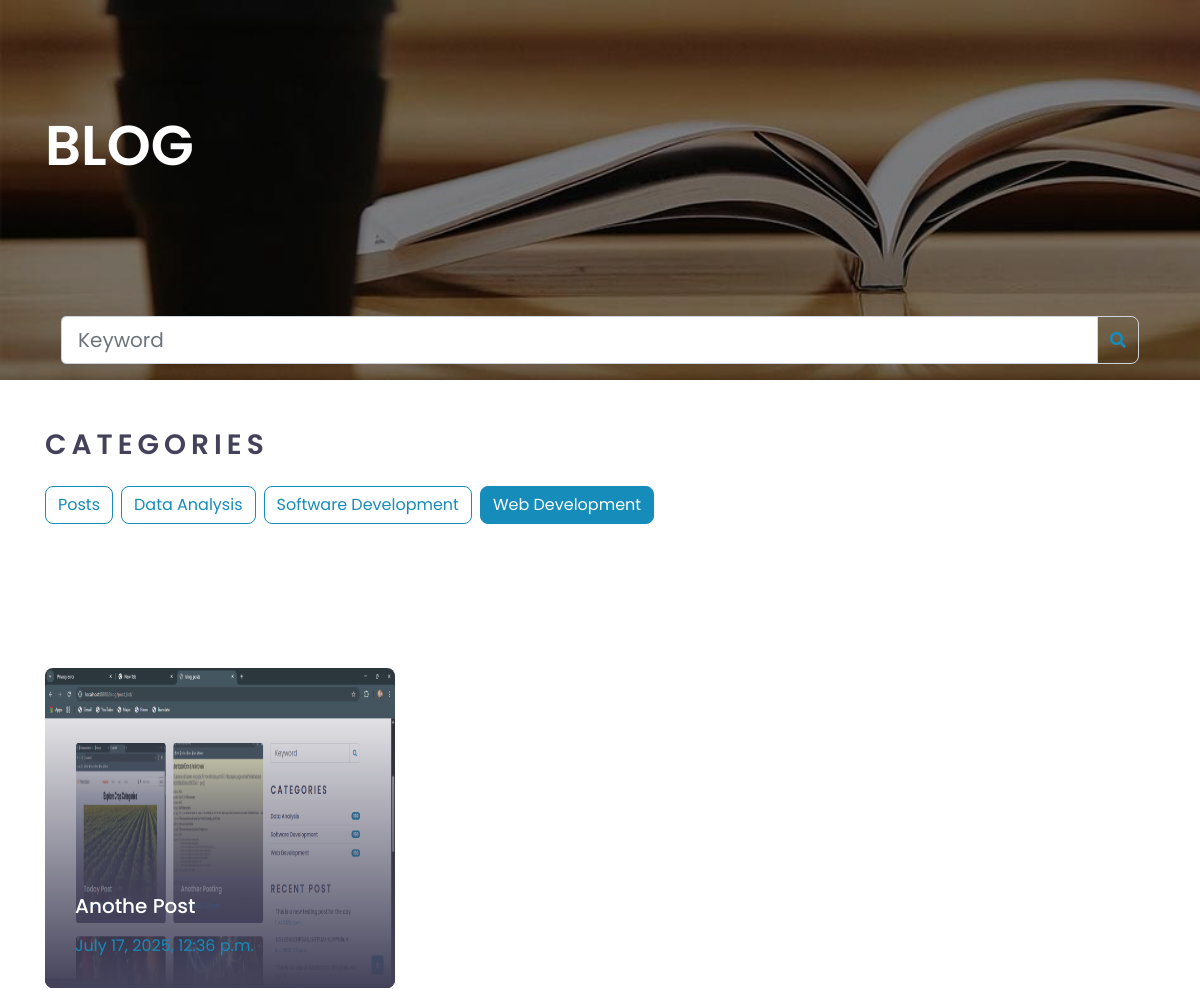
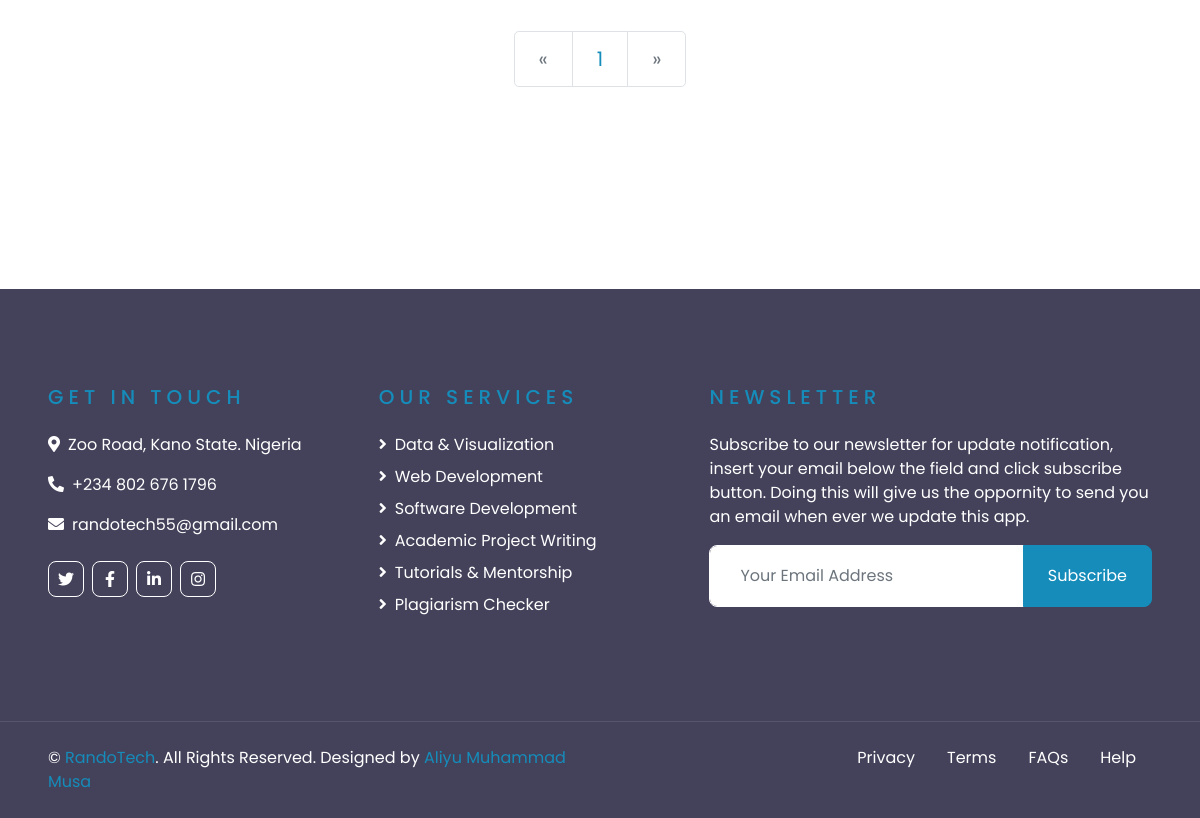
/blog/post_list_by_category/web-development/, run on an earlier commit of the app's database (2 pictures, top to bottom).
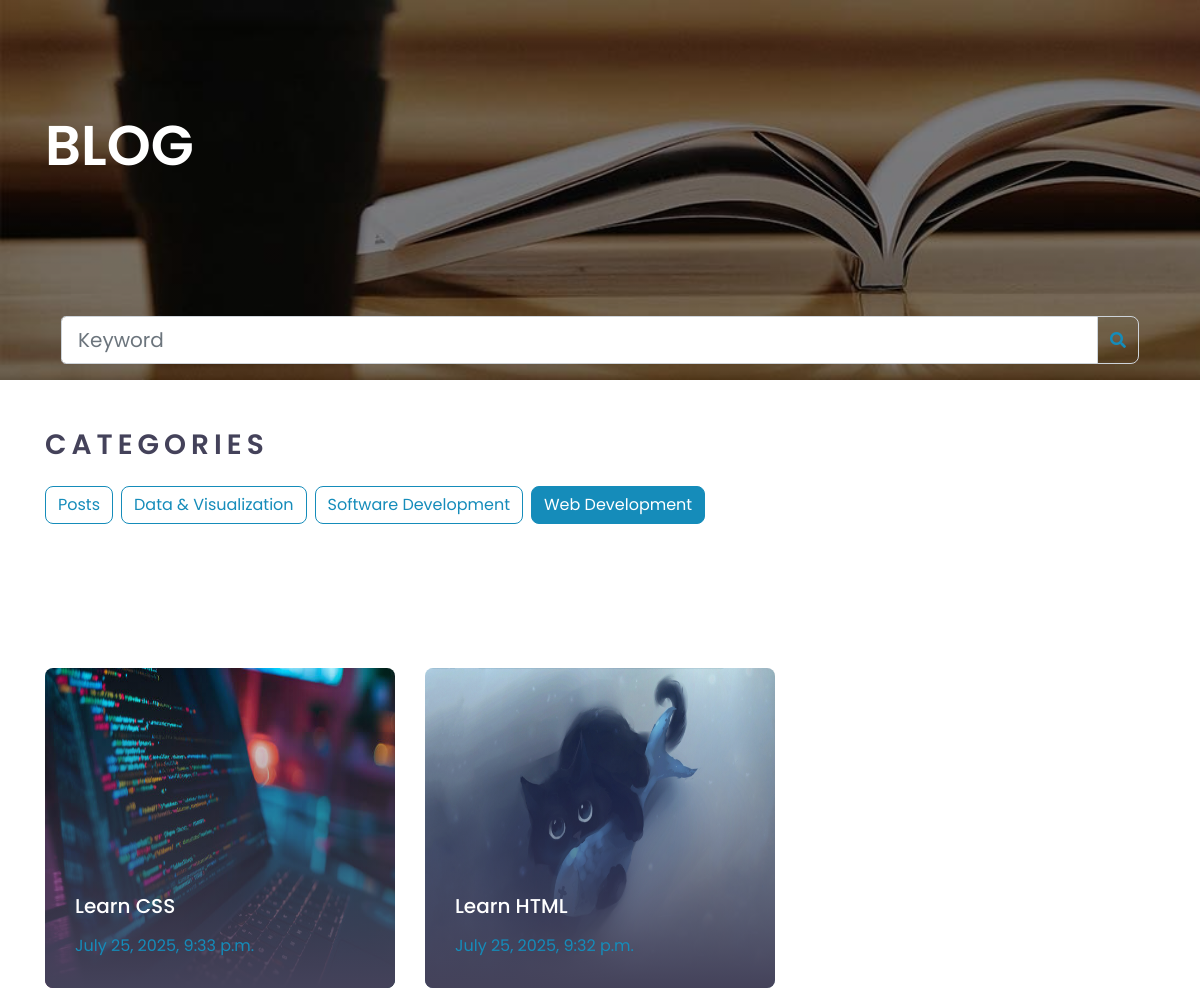
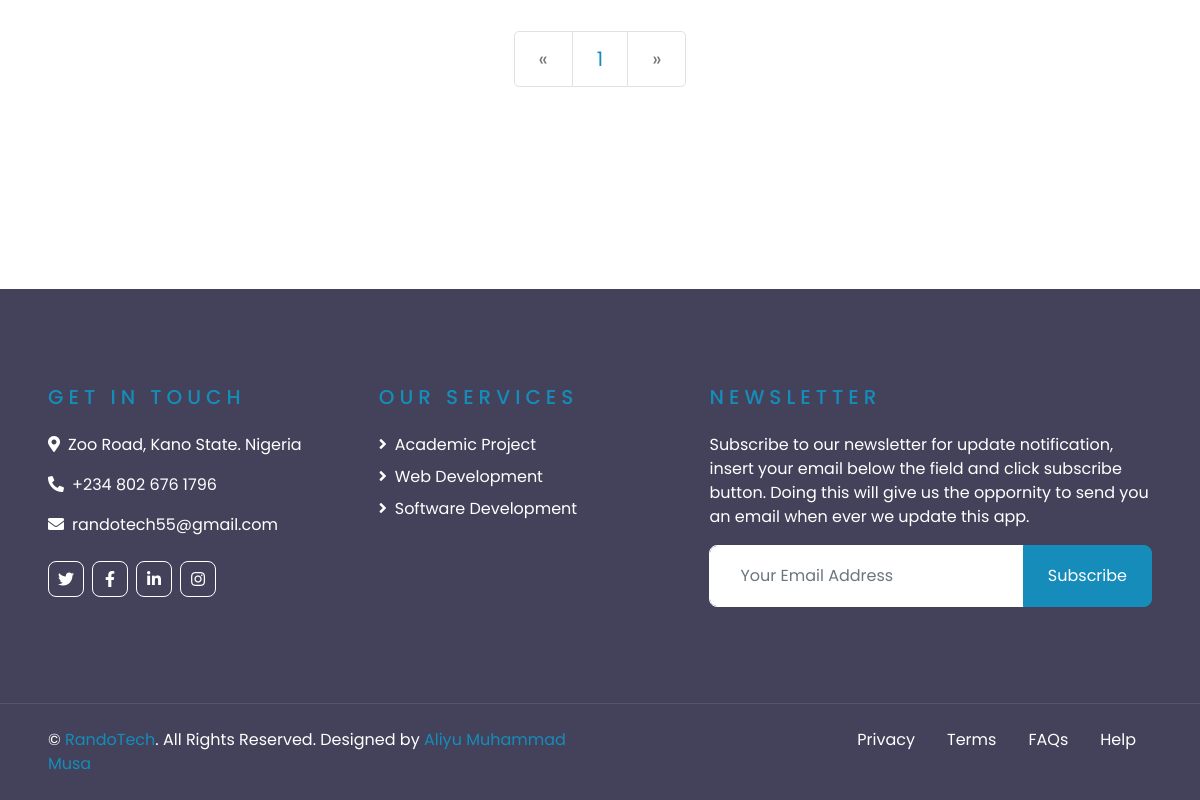
And on a later commit of the database (2 pictures, top to bottom).
### blog/models.py (models this page shows, shortened)
class Category(models.Model):
    name = models.CharField(max_length=200, db_index=True)
    slug = models.SlugField(max_length=200, unique=True)
    class Meta:
        ordering = ('name',)
        verbose_name = 'category'
        verbose_name_plural = 'categories'
    def get_absolute_url(self):
        return reverse('blog:post_list_by_category', args=[self.slug])

class Post(models.Model):
    STATUS_CHOICES = {
        ('draft', 'DRAFT'),
        ('published', 'PUBLISHED'),
    }
    author = models.ForeignKey(CustomUser, on_delete=models.CASCADE, related_name='blog_post')
    category = models.ForeignKey(Category, on_delete=models.CASCADE, related_name='category_post')
    title = models.CharField(max_length=250)
    slug = models.SlugField(max_length=250, unique_for_date='publish')
    cover_img = models.ImageField(upload_to='img/post_cover', blank=True, null=False, default='img/blog-1.jpg')
    body = models.TextField()
    publish = models.DateTimeField(default=timezone.now)
    created = models.DateTimeField(auto_now_add=True)
    updated = models.DateTimeField(auto_now=True)
    status = models.CharField(max_length=10, choices=STATUS_CHOICES, default='published')
    objects = models.Manager()
    published = PublishedManager()
    class Meta:
        ordering = ('-publish',)
    def get_absolute_url(self):
        return reverse("blog:post_detail", args=[self.publish.year, self.publish.month, self.publish.day, self.slug])

### core/models.py (models this page shows, shortened)
class Service(models.Model):
    name = models.CharField(max_length=50)
    description = models.TextField(default='Write Something')
    price1 = models.IntegerField(default=0)
    price2 = models.IntegerField(default=0)
    price3 = models.IntegerField(default=0)
    price4 = models.IntegerField(default=0)
    price5 = models.IntegerField(default=0)
    cover_img = models.ImageField(upload_to='img/post_cover', default='image')
    img1 = models.ImageField(upload_to='img/img', default='img/post_cover/image_1.jpg')
    img2 = models.ImageField(upload_to='img/img', default='img/post_cover/image_1.jpg')
    img3 = models.ImageField(upload_to='img/img', default='img/post_cover/image_1.jpg')
    img4 = models.ImageField(upload_to='img/img', default='img/post_cover/image_1.jpg')
    def get_absolute_url(self):
        return reverse("core:service_detail", kwargs={"id": self.id})

### blog/views.py (the view)
# urls.py: path('post_list_by_category/<slug:category_slug>/', PostListByCategoryView, name='post_list_by_category'),
def PostListByCategoryView(request, category_slug=None):
    categories = Category.objects.all()
    services = Service.objects.all()
    selected_category = None
    if category_slug:
        selected_category = get_object_or_404(Category, slug=category_slug)
        post_list = Post.objects.filter(category=selected_category)
    else:
        post_list = Post.objects.all()
    paginator = Paginator(post_list, 6)  # Show 6 posts per page
    page_number = request.GET.get('page')
    page = paginator.get_page(page_number)
    context = {
        'category' : categories,
        'selected_category': selected_category,
        'page' : page,
        'services' : services,
    }
    return render(request, 'blog/post_list_by_category.html', context)

### blog/templates/blog/post_list_by_category.html (shortened to what the changed rows need)
<!DOCTYPE html>
<html lang="en">
  {% load static %}
  <head>
    <link
      href="https://cdnjs.cloudflare.com/ajax/libs/font-awesome/5.10.0/css/all.min.css"
      rel="stylesheet"
    />
    <link
      href="{% static 'lib/owlcarousel/assets/owl.carousel.min.css' %}"
      rel="stylesheet"
    />
    <link
      href="https://cdn.jsdelivr.net/npm/bootstrap@5.3.7/dist/css/bootstrap.min.css"
      rel="stylesheet"
    />
    <link href="{% static 'css/style.css' %}" rel="stylesheet" />
  </head>
    <body>
                    <div class="mb-5 container">
                        <div class="d-flex flex-wrap m-n1">
                            <a href="{% url 'blog:post_list' %}" class="btn btn-outline-primary m-1 {% if not category %}bg_active{% endif %}">Posts</a>
                            {% for cat in category %}
                            <a href="{{ cat.get_absolute_url }}" class="btn btn-outline-primary m-1 {% if selected_category.slug == cat.slug %}bg_active{% endif %}">{{ cat.name }}</a>
                            {% endfor %}
                        </div>
                    </div>
    <div class="container-fluid py-5">
        <div class="container py-5">
            <div class="row">
                <div class="col-lg-12">
                    <div class="row pb-3">
                      {% for post in page %}
                      <div class="col-lg-4 col-md-6 col-12 mb-4">
                        <div class="blog-item position-relative overflow-hidden rounded mb-2">
                          {% if post.cover_img %}
                          <img class="img-fluid" src="{{ post.cover_img.url }}" style="height: 20em; width: 100%;" alt="">
                          {% else %}
                          <img class="img-fluid" src="{% static 'img/blog-1.jpg' %}" style="height: 20em; alt="">
                          {% endif %}
                          <a class="blog-overlay text-decoration-none" href="{{ post.get_absolute_url }}">
                            <h5 class="text-white mb-3">{{post.title}}</h5>
                            <p class="text-primary m-0">{{post.created}}</p>
                          </a>
                        </div>
                      </div>
                      {% endfor %}
                        {% include 'components/pagination.html' %}
                    </div>
                </div>
            </div>
        </div>
    </div>
    <div
      class="container-fluid bg-dark text-white py-5 px-sm-3 px-lg-5"
      style="margin-top: 90px"
    >
      <div class="row pt-5">
        <div class="col-lg-7 col-md-12">
          <div class="row">
            <div class="col-md-6 mb-5">
              <div class="d-flex flex-column justify-content-start">
                {% for s in services %}
          <a href="{{ s.get_absolute_url }}" class="text-white mb-2"><i class="fa fa-angle-right mr-2"></i>{{s.name}}</a>
          {% endfor %}
              </div>
            </div>
          </div>
        </div>
      </div>
    </div>
  </body>
</html>

What changed in the data, as far as the page shows it:
removed Category: name "Data Analysis"
removed Post: cover_img (picture), title "Anothe Post", created "July 17, 2025, 12:36 p.m."
removed Service: name "Academic Project Writing"
removed Service: name "Tutorials & Mentorship"
removed Service: name "Plagiarism Checker"
added Category: name "Data & Visualization"
added Post: cover_img (picture), title "Learn CSS", created "July 25, 2025, 9:33 p.m."
added Post: cover_img (picture), title "Learn HTML", created "July 25, 2025, 9:32 p.m."
changed Service: name "Data & Visualization" → "Academic Project"
